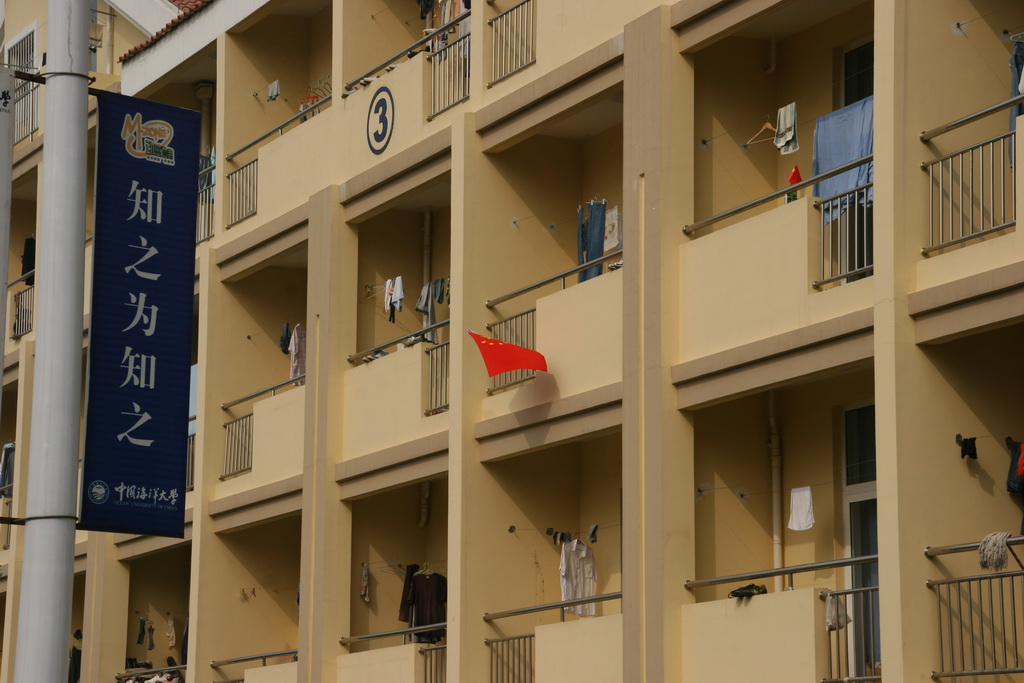
%> input picture Digital_Image_Processing/report/experience03/test/IMG_3480.JPG, 1024 x 683 px
$ octave homomorphic.m   (GNU Octave 9; MATLAB toolbox functions it lacks are replaced by stand-ins)
%> lines starting %> are read from the running program, lines starting %| are printed output that depends on the picture
clear;
close all;

% 装载图片,将yourimage换成你要处理的图片
img = rgb2gray(imread('IMG_3480.jpg'));
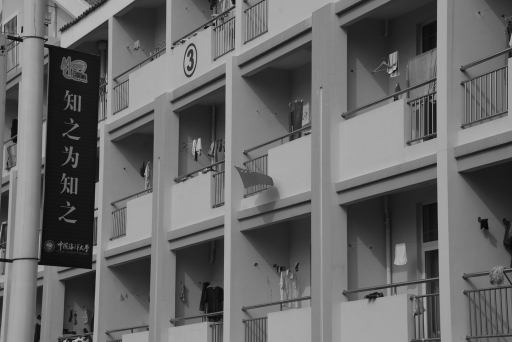
%> img: size 683x1024 uint8 (shown at 1/2 size); min 2, max 211, mean 104.9
% 显示这个图片
figure,imshow(img);
title('Original Image');

% 构造一个高斯滤波器
f_high = 2.0;
f_low = 0.6;
% 得到一个高斯低通滤波b器
gauss_low_filter = fspecial('gaussian', [7 7], 1.414);
matsize = size(gauss_low_filter);
% 由于同态滤波是要滤出高频部分,
% 所以我们得把这个低通滤波器转换成一个高通滤波器.
% f_high 和 f_low 是控制这个高通滤波器形态的参数.
gauss_high_filter = zeros(matsize);
gauss_high_filter(ceil(matsize(1,1)/2) , ceil(matsize(1,2)/2)) = 1.0;
gauss_high_filter = f_high*gauss_high_filter - (f_high-f_low)*gauss_low_filter;

% 显示搞通滤波期的频率响应
figure,freqz2(gauss_high_filter);
colormap(jet(64));
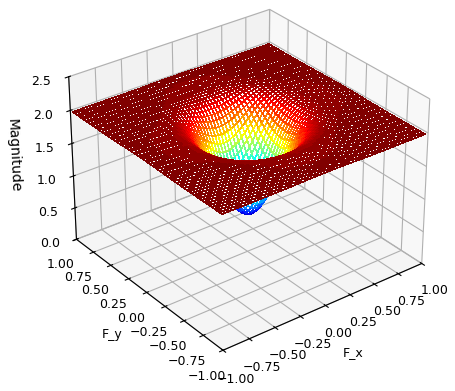
%> figure redrawn from the program's plot data

% 利用对数变换将入射光和反射光部分分开
log_img = log(double(img));
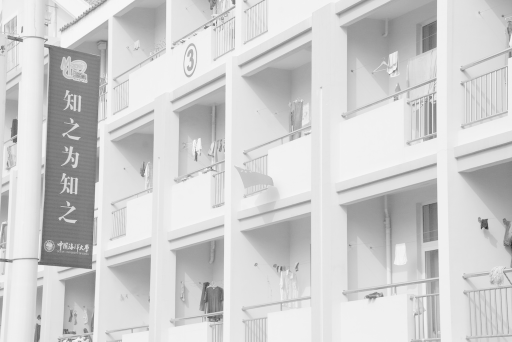
%> log_img: size 683x1024 double (shown at 1/2 size); min 0.693, max 5.35, mean 4.49; drawn with min black and max white

% 将高斯高通滤波器与对数转换后的图象卷积
high_log_part = imfilter(log_img, gauss_high_filter, 'symmetric', 'conv');
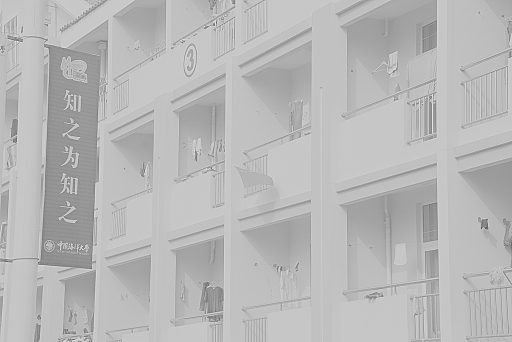
%> high_log_part: size 683x1024 double (shown at 1/2 size); min -2.04, max 4.52, mean 2.7; drawn with min black and max white
% 显示卷积后的图象
figure,imshow(high_log_part);
%> after `imshow(high_log_part)`:
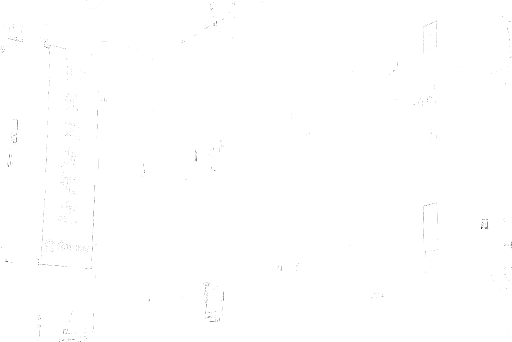
%> displayed picture: size 683x1024, on the screen's scale of 0 to 255 (shown at 1/2 size); min 0, max 255, mean 254.7
title('High Frequency Part');

% 由于被处理的图象是经过对数变换的,我们再用幂变换将图象恢复过来
high_part = exp(high_log_part);
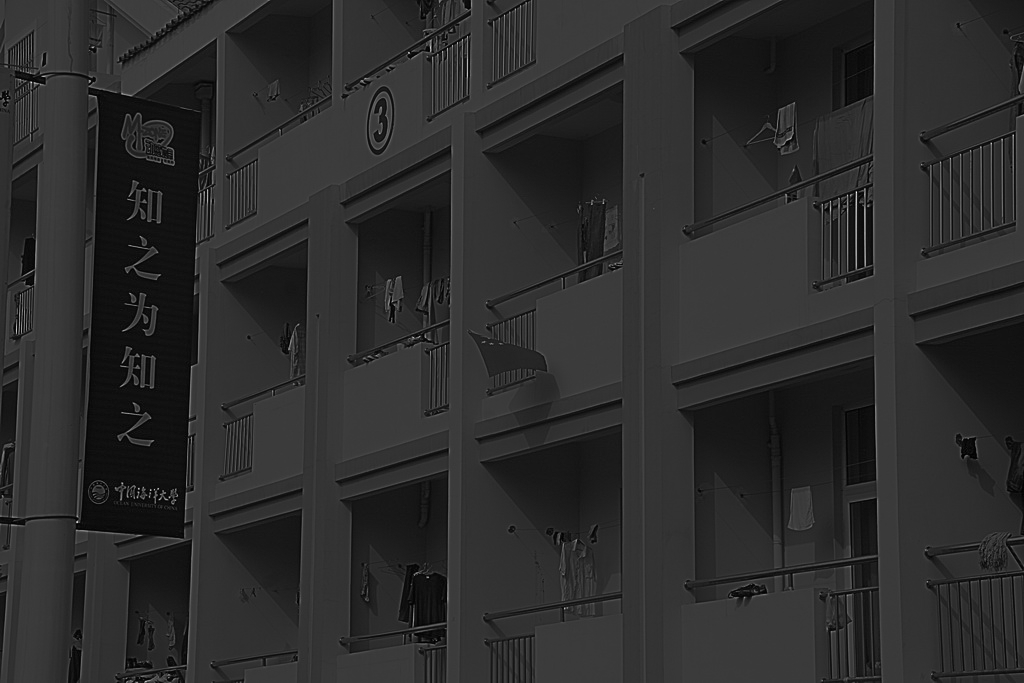
%> high_part: size 683x1024 double; min 0.13, max 91.79, mean 16.2; drawn with min black and max white
minv = min(min(high_part));
%> minv = 0.13
maxv = max(max(high_part));
%> maxv = 91.79
% 得到的结果图象
figure,imshow((high_part-minv)/(maxv-minv));
title('Result Image');

$ run again, with Digital_Image_Processing/report/experience03/test/IMG_0456.jpg copied over Digital_Image_Processing/report/experience03/test/IMG_3480.JPG
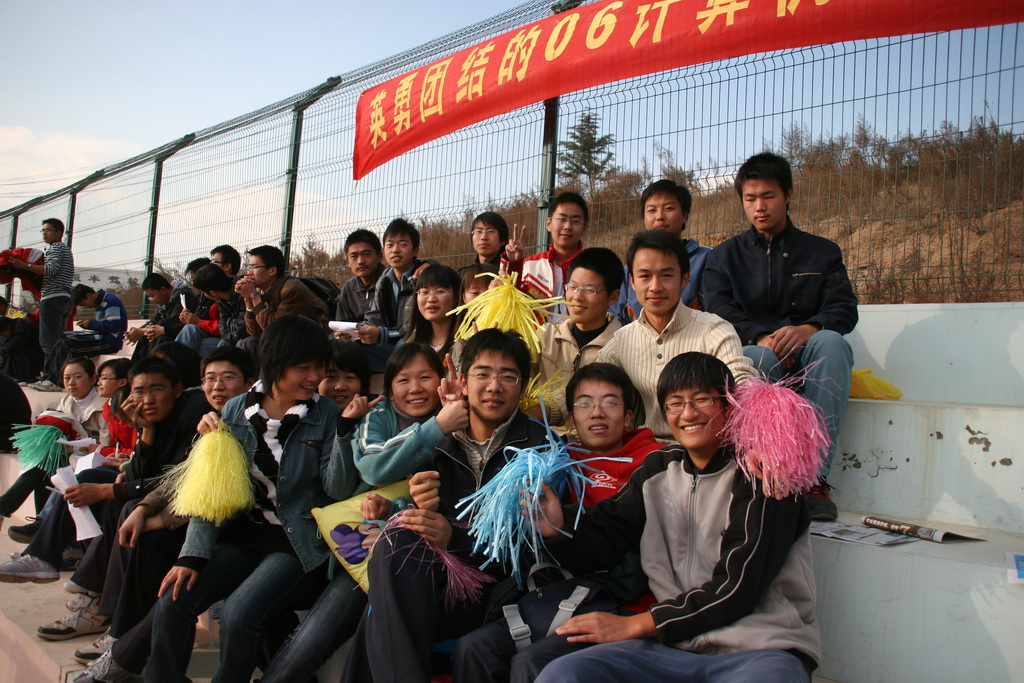
%> input picture Digital_Image_Processing/report/experience03/test/IMG_0456.jpg, 1024 x 683 px
%> `imshow(high_log_part)`:
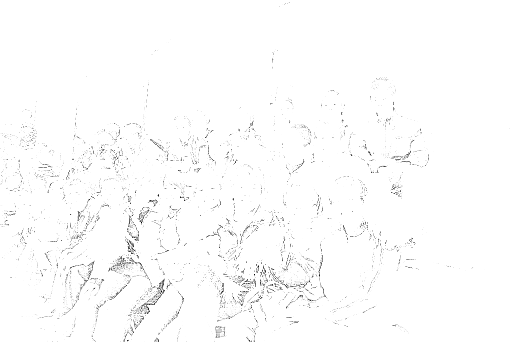
%> displayed picture: size 683x1024, on the screen's scale of 0 to 255 (shown at 1/2 size); min 0, max 255, mean 252.1
%> `high_part = exp(high_log_part);`:
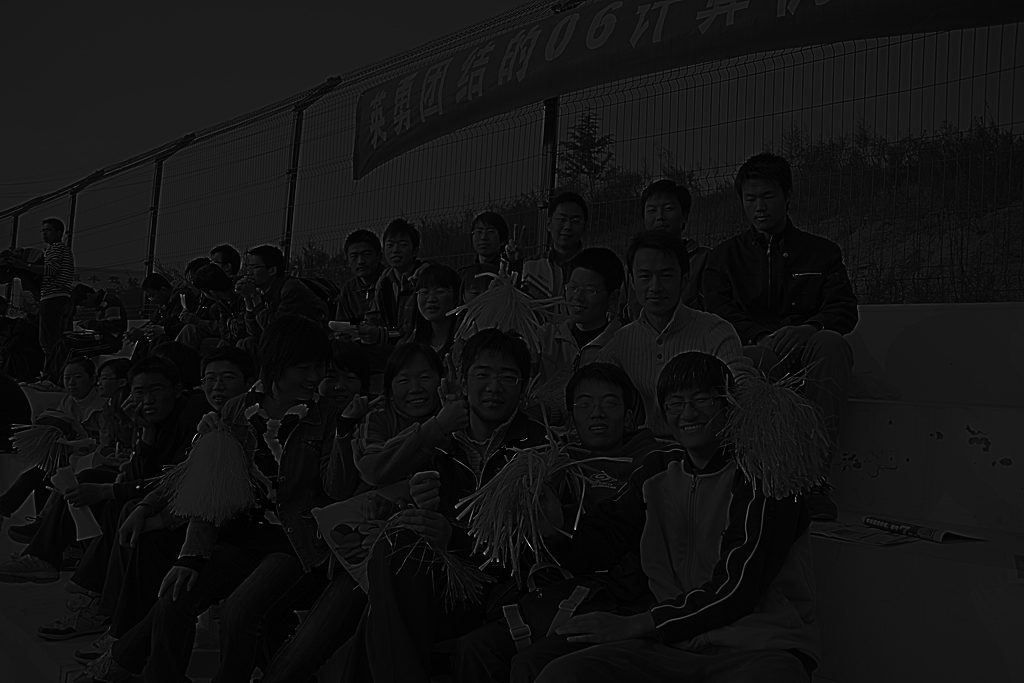
%> high_part: size 683x1024 double; 0.15% of the values are NaN or infinite; the others: min 0, max 228.9, mean 16.45; drawn with min black, max white, NaN and infinite black
%> minv = 0
%> maxv = Inf

$ run again, with Digital_Image_Processing/report/experience03/test/IMG_3488.jpg copied over Digital_Image_Processing/report/experience03/test/IMG_3480.JPG
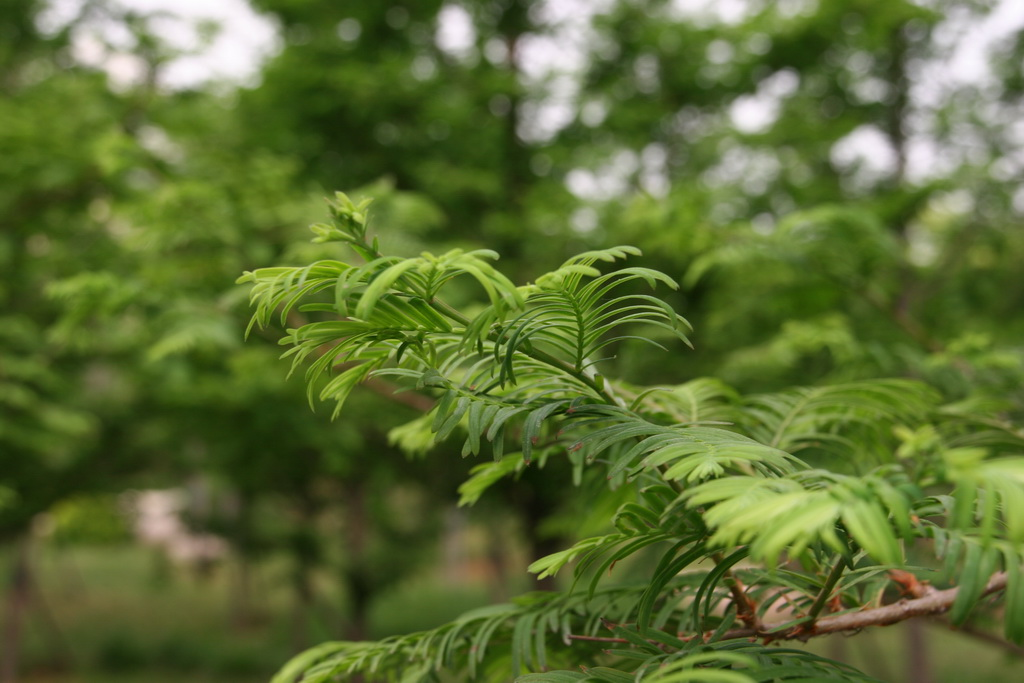
%> input picture Digital_Image_Processing/report/experience03/test/IMG_3488.jpg, 1024 x 683 px
%> `high_log_part = imfilter(log_img, gauss_high_filter, 'symmetric', 'con..`:
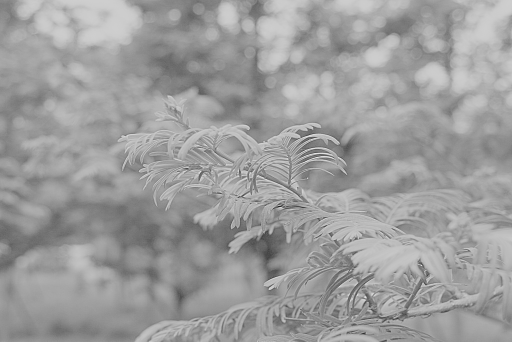
%> high_log_part: size 683x1024 double (shown at 1/2 size); min 0.69, max 3.94, mean 2.69; drawn with min black and max white
%> `high_part = exp(high_log_part);`:
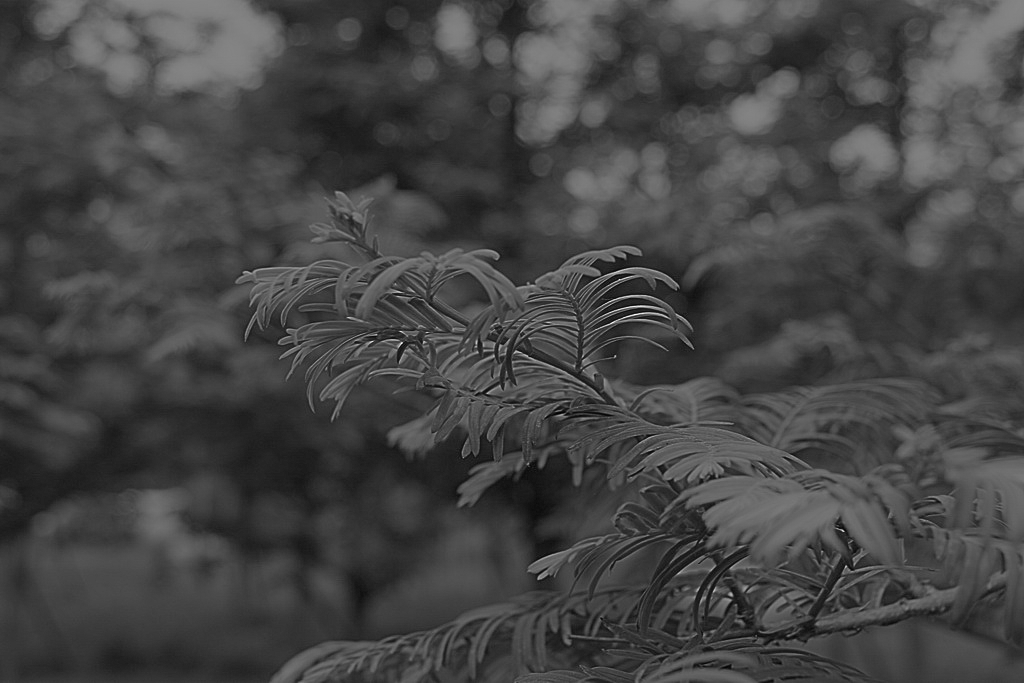
%> high_part: size 683x1024 double; min 1.99, max 51.32, mean 15.4; drawn with min black and max white
%> minv = 1.99
%> maxv = 51.32
